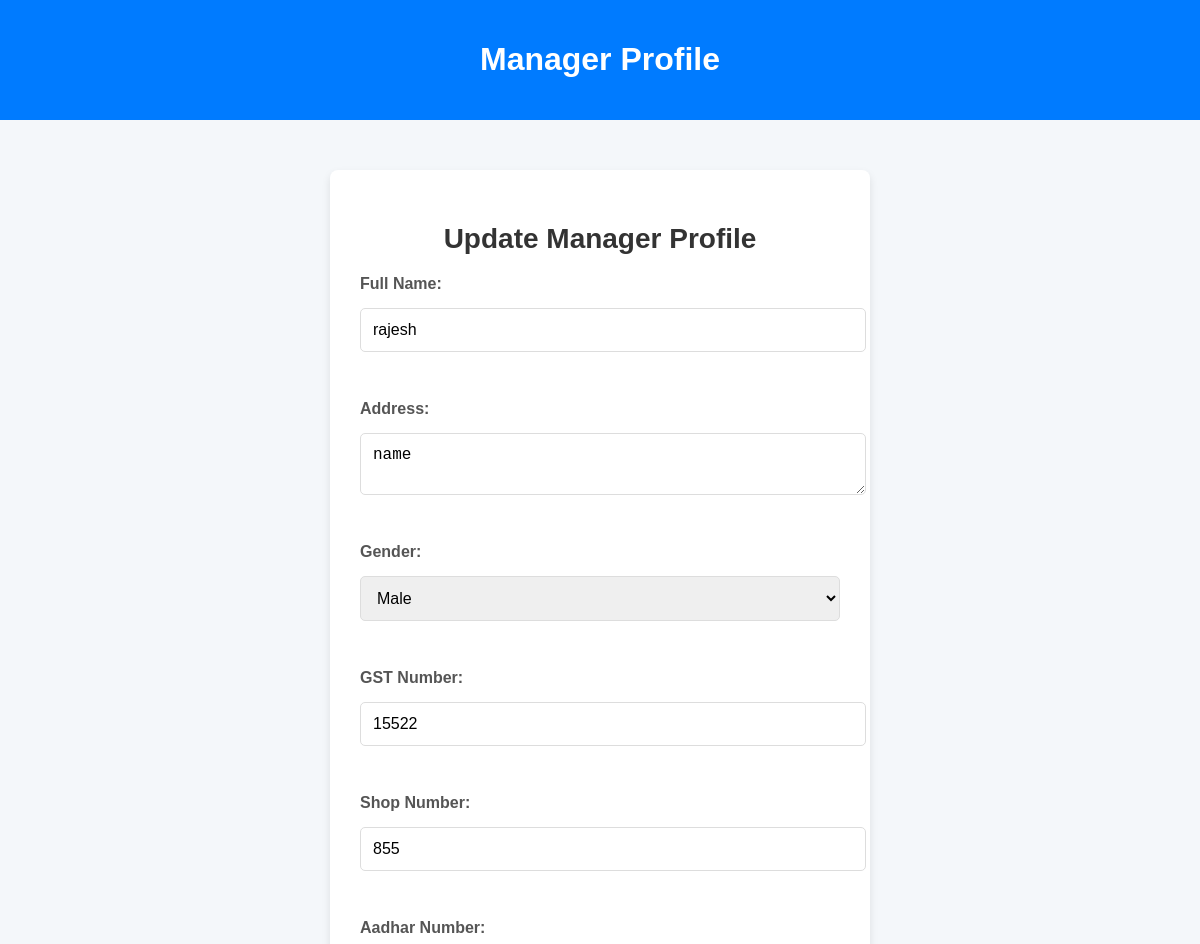
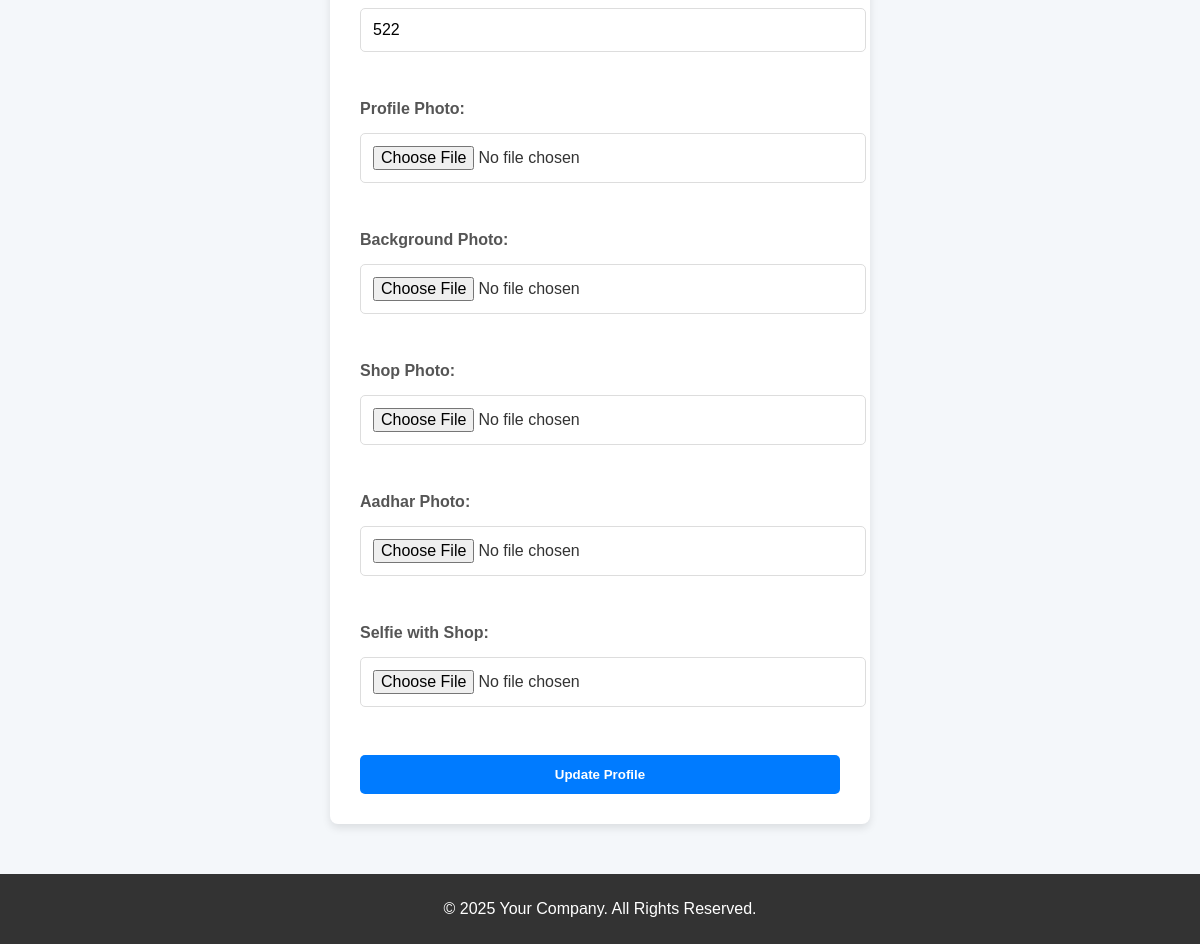
The app's page /main_page/manager_profile_view/ (signed in) with its own data (2 pictures, top to bottom).
### main_page/models.py (models this page shows, shortened)
class BaseProfile(models.Model):
    user = models.OneToOneField(settings.AUTH_USER_MODEL, on_delete=models.CASCADE)
    full_name = models.CharField(max_length=255, blank=True, default="")
    address = models.TextField(blank=True, default="")
    profile_photo = models.ImageField(upload_to="profiles/", blank=True, null=True)
    background_photo = models.ImageField(
        upload_to="backgrounds/", blank=True, null=True
    )
    gender = models.CharField(
        max_length=10,
        choices=[("male", "Male"), ("female", "Female"), ("other", "Other")],
        blank=True,
        null=True,
    )
    created_at = models.DateTimeField(auto_now_add=True, null=True, blank=True)
    updated_at = models.DateTimeField(auto_now=True, null=True, blank=True)
    class Meta:
        abstract = True

class ManagerProfile(BaseProfile):
    shop_photo = models.ImageField(upload_to="shop_photos/", blank=True, null=True)
    gst_number = models.CharField(max_length=15, blank=True, null=True)
    shop_number = models.CharField(max_length=20, blank=True, null=True)
    owner_aadhar_number = models.CharField(max_length=12, blank=True, null=True)
    owner_aadhar_photo = models.ImageField(
        upload_to="aadhar_photos/", blank=True, null=True
    )
    selfie_with_shop = models.ImageField(
        upload_to="shop_selfies/", blank=True, null=True
    )

### main_page/views.py (the view, shortened to what this page needs)
# urls.py: path("manager_profile_view/", manager_profile_view, name="manager_profile"),
@login_required
def manager_profile_view(request):
    manager_profile, _ = ManagerProfile.objects.get_or_create(user=request.user)
    return render(
        request, "main_page/manager_profile.html", {"manager_profile": manager_profile}
    )

### templates/main_page/manager_profile.html (shortened to what this page needs)
<!DOCTYPE html>
<html lang="en">
<head>
</head>
<body>
    <header>
        <h1>Manager Profile</h1>
    </header>
    <div class="container">
        <h2>Update Manager Profile</h2>
        <form method="post" enctype="multipart/form-data">
            <label for="full_name">Full Name:</label>
            <input type="text" id="full_name" name="full_name" placeholder="Full Name" value="{{ manager_profile.full_name }}" required><br>
            <label for="address">Address:</label>
            <textarea id="address" name="address" placeholder="Address">{{ manager_profile.address }}</textarea><br>
            <label for="gender">Gender:</label>
            <select id="gender" name="gender">
                <option value="male" {% if manager_profile.gender == "male" %}selected{% endif %}>Male</option>
            </select><br>
            <label for="gst_number">GST Number:</label>
            <input type="text" id="gst_number" name="gst_number" placeholder="GST Number" value="{{ manager_profile.gst_number }}" required><br>
            <label for="shop_number">Shop Number:</label>
            <input type="text" id="shop_number" name="shop_number" placeholder="Shop Number" value="{{ manager_profile.shop_number }}" required><br>
            <label for="owner_aadhar_number">Aadhar Number:</label>
            <input type="text" id="owner_aadhar_number" name="owner_aadhar_number" placeholder="Aadhar Number" value="{{ manager_profile.owner_aadhar_number }}" required><br>
            <label for="profile_photo">Profile Photo:</label>
            <input type="file" id="profile_photo" name="profile_photo"><br>
            <label for="background_photo">Background Photo:</label>
            <input type="file" id="background_photo" name="background_photo"><br>
            <label for="shop_photo">Shop Photo:</label>
            <input type="file" id="shop_photo" name="shop_photo"><br>
            <label for="owner_aadhar_photo">Aadhar Photo:</label>
            <input type="file" id="owner_aadhar_photo" name="owner_aadhar_photo"><br>
            <label for="selfie_with_shop">Selfie with Shop:</label>
            <input type="file" id="selfie_with_shop" name="selfie_with_shop"><br>
            <button type="submit">Update Profile</button>
        </form>
    </div>
    <footer>
        <p>&copy; 2025 Your Company. All Rights Reserved.</p>
    </footer>
</body>
</html>

### templates/main_page/manager_profile.html (style rules this page uses)
body { font-family: 'Arial', sans-serif; background-color: #f4f7fa; color: #333; margin: 0; padding: 0; }
header { background-color: #007bff; color: white; padding: 20px 0; text-align: center; }
.container { width: 40%; margin: 50px auto; padding: 30px; background-color: white; border-radius: 8px; box-shadow: 0 4px 8px rgba(0, 0, 0, 0.1); }
h2 { color: #333; font-size: 28px; margin-bottom: 20px; text-align: center; }
form { display: flex; flex-direction: column; gap: 15px; }
label { font-size: 16px; font-weight: bold; color: #555; }
input, textarea, select { padding: 12px; font-size: 16px; border-radius: 5px; border: 1px solid #ddd; width: 100%; }
button { padding: 12px; background-color: #007bff; color: white; border: none; border-radius: 5px; font-weight: bold; cursor: pointer; }
footer { text-align: center; margin-top: 50px; padding: 10px; background-color: #333; color: white; }

### records on screen
ManagerProfile: full_name "rajesh", address "name", gender "Male", gst_number "15522", shop_number "855", owner_aadhar_number "522"
